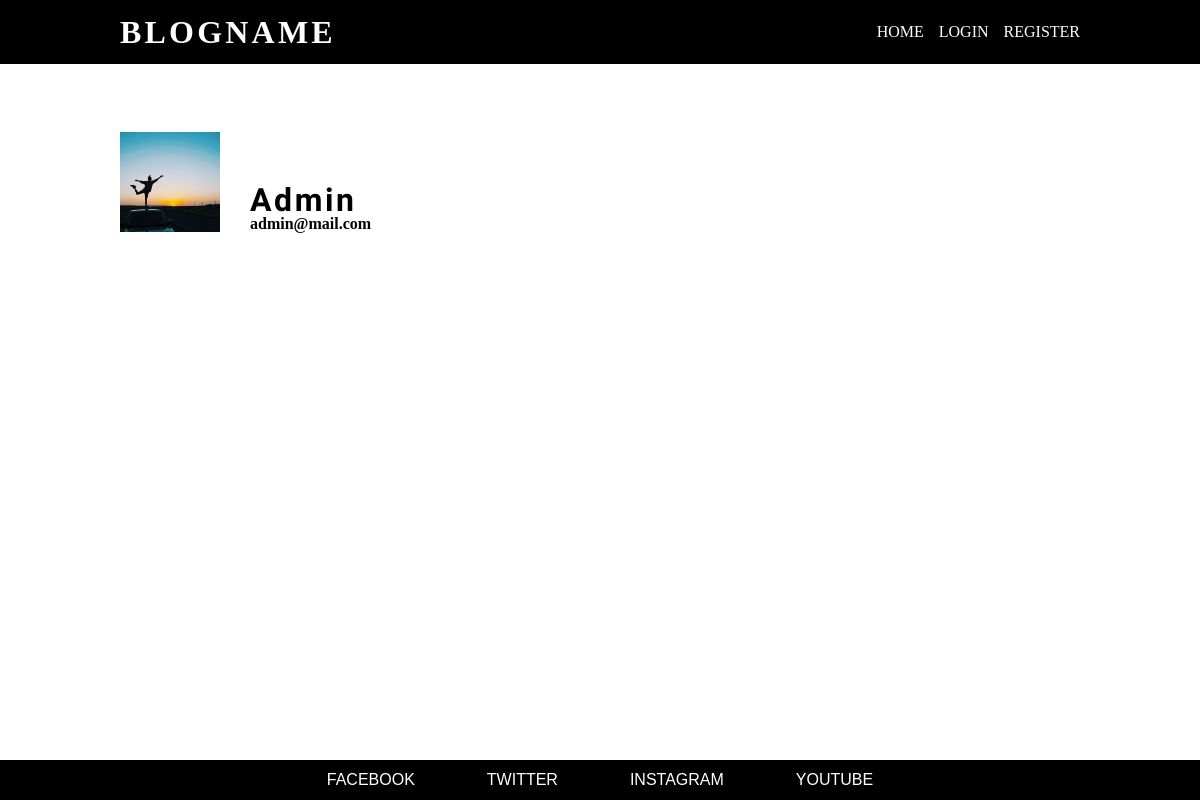
/profile/2/, run on an earlier commit of the app's database.
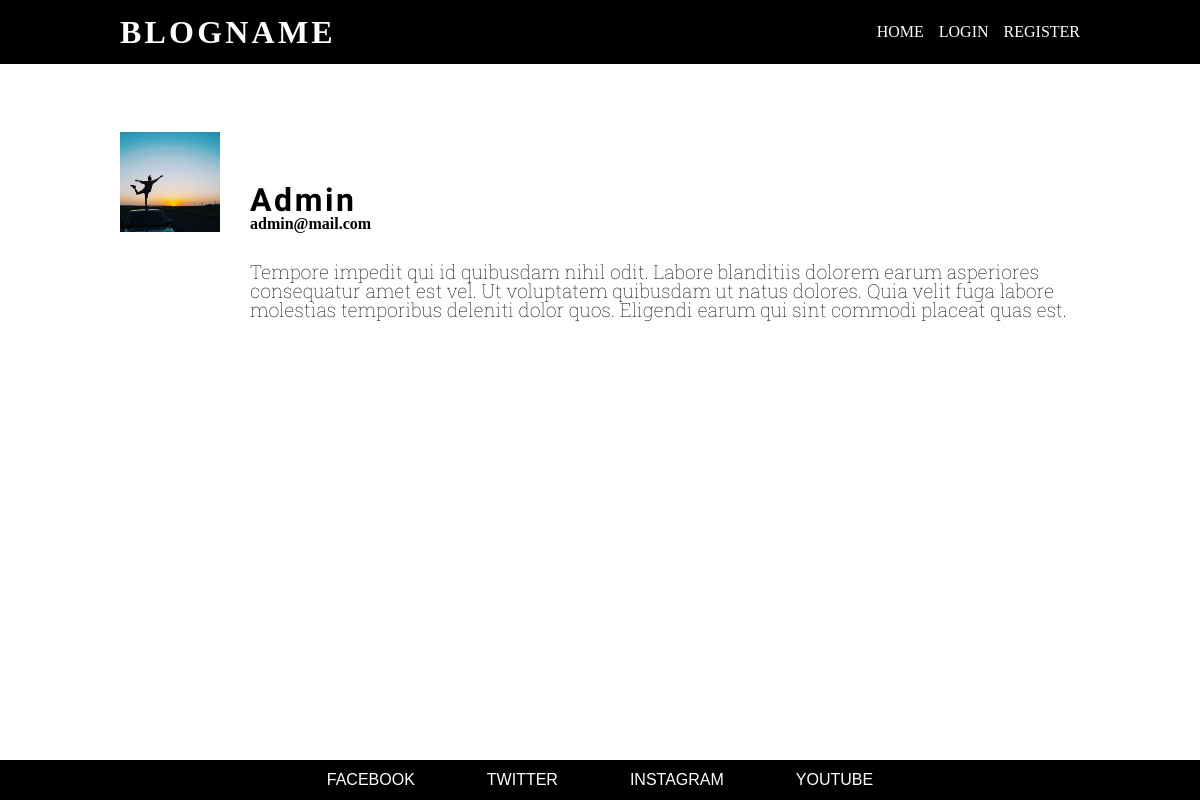
And on a later commit of the database.
### blogApp/models.py (models this page shows, shortened)
class Authors(db.Model, UserMixin):
    id = db.Column(db.Integer, primary_key=True)
    name = db.Column(db.String(50), nullable=False)
    email = db.Column(db.String(50), unique=True, nullable=False)
    about = db.Column(db.Text)
    image_file = db.Column(db.String(20), nullable = False, default = 'double1.jpg')
    password = db.Column(db.String(60), nullable=False)
    blogs = db.relationship('Blogs', backref='author', lazy=True)

### blogApp/routes.py (the view)
@app.route('/profile/<int:authorid>/', methods = ['GET'])
def profile(authorid):
    author = Authors.query.get_or_404(authorid)
    return render_template('author.html', author = author, title = 'Profile-'+author.name)

### blogApp/templates/author.html
{% extends 'base.html' %}
{% block styles %}
    <link rel="stylesheet" href="{{ url_for('static', filename = 'css/author_page.css') }}">
{% endblock styles %}
{% block main %}
    <main>
        <div class="profile-card">
            <div class="profile-headers">
                <div class="profile-pic">
                    <img src="{{ url_for('static', filename = 'assets/profile_pics/{}'.format(author.image_file)) }}" alt="profile-picture">
                </div>
                <div class="header-set-1">
                    <h1>{{ author.name }}</h1>
                <h2>{{ author.email }}</h2>
                </div>
            </div>
            <div class="profile-edit">
                {% if current_user.is_authenticated and current_user==author %}
                    <div>
                        <a href = "{{ url_for('edit_profile', authorid = author.id) }}" class="edit-about">edit</a>
                    </div>
                    {% if author.about %}
                        <p>{{ author.about }}</p>
                    {% else %}
                        <p style="color: grey;">Click edit button to add profile picture and info about you</p>
                    {% endif %}
                {% else %}
                    {% if author.about %}
                        <p class="left-130px">{{ author.about }}</p>
                    {% endif %}
                {% endif %}
            </div>
        </div>
    </main>
{% endblock main %}

### blogApp/templates/base.html (shortened to what this page needs)
<!DOCTYPE html>
<html lang="en">
<head>
    <link rel="stylesheet" href="{{ url_for('static', filename = '/css/reset_css.css') }}">
    {% block styles %}
    {% endblock styles %}
    <link rel="stylesheet" href="{{ url_for('static', filename = '/css/header.css') }}">
    <link rel="stylesheet" href="{{ url_for('static', filename = '/css/footer.css') }}">
</head>
<body>
    {% block header %}
        <header class="black">
            <div class="head-container">
                <nav>
                    <div class="nav-link mobile-banner">
                        <a href="{{ url_for('index') }}" class="main-banner">
                            <h1 class="header-h1">
                                BLOGNAME
                            </h1>
                        </a>
                    </div>
                    <div class="list-wrapper">
                        <ul class="list">
                            <li class="nav-link">
                                <a href="{{ url_for('index') }}" class="options">HOME</a>
                            </li>
                            {% if current_user.is_authenticated %}
                                <li class="nav-link">
                                    <a href="{{ url_for('write') }}" class="options">WRITE</a>
                                </li>
                                <li class="nav-link">
                                    <a href="{{ url_for('profile', authorid = current_user.id) }}" class="options">PROFILE</a>
                                </li>
                                <li class="nav-link">
                                    <a href="{{ url_for('logout') }}" class="options">LOGOUT</a>
                                </li>
                            {% else %}
                                <li class="nav-link">
                                    <a href="{{ url_for('author') }}" class="options">LOGIN</a>
                                </li>
                                <li class="nav-link">
                                    <a href="{{ url_for('signup') }}" class="options">REGISTER</a>
                                </li>
                            {% endif %}
                        </ul>
                    </div>
                </nav>
        </header>
    {% endblock header %}
    {% block main %}
    {% endblock %}
    {% block footer %}
        <footer>
            <ul>
                <li>
                    <a href="">FACEBOOK</a>
                </li>
                <li>
                    <a href="">TWITTER</a>
                </li>
                <li>
                    <a href="">INSTAGRAM</a>
                </li>
                <li>
                    <a href="">YOUTUBE</a>
                </li>
            </ul>
        </footer>
    {% endblock %}
</body>
</html>

### blogApp/static/css/author_page.css (style rules this page uses)
main { width: 80vw; height: 70vh; max-width: 1440px; display: flex; }
.profile-card { display: flex; flex-direction: column; }
.profile-headers { display: flex; align-items: flex-end; }
.profile-pic { height: 100px; width: 100px; margin-right: 30px; }
.profile-card img { height: 100px; width: 100px; object-fit: cover; }
.header-set-1 h1 { margin-top: 20px; font-family: 'Fjalla One'; letter-spacing: .08em; font-size: xx-large; }
.profile-edit { display: flex; }
.profile-edit p { max-width: 900px; margin-top: 30px; font-size: larger; font-family: 'Roboto Slab', serif; font-weight: 100; }
.left-130px { margin-left: 130px; }

### blogApp/static/css/header.css (style rules this page uses)
header { font-family: Verdana; display: flex; justify-content: center; width: 100%; }
header a { text-decoration: none; }
.black { background-color: black; }
.head-container { width: fit-content; margin: 0px 7%; position: relative; }
.main-banner { display: inline; letter-spacing: .1em; font-size: xx-large; color: white; }
.list-wrapper { display: inline-block; justify-content: right; }
.list { display: flex; justify-content: flex-end; width: 30vw; }
.list li { margin-left: 15px; }
.options { color: white; }
.nav-link { padding-top: 2vh; padding-bottom: 2vh; }
nav { display: flex !important; justify-content: space-between; align-items: center; width: 80vw; max-width: 1440px; }

### blogApp/static/css/footer.css (style rules this page uses)
footer { display: flex; width: 100vw; max-width: 100vw; text-align: center; height: 5vh; background-color: black; justify-content: center; flex-direction: column; }
html { height: 100%; }
body { display: flex; flex-direction: column; min-height: 100%; justify-content: space-between; align-items: center; }
footer ul { list-style: none; display: flex; justify-content: center; max-width: 100vw; }
footer ul li { margin-right: 3vw; margin-left: 3vw; }
footer ul li a { text-decoration: none; color: white; font-family: sans-serif; }

What changed in the data, as far as the page shows it:
changed Authors "Admin": about (not shown) → "Tempore impedit qui id quibusdam nihil odit. Labore blanditiis dolorem earum asperiores consequatur amet est vel. Ut voluptatem quibusdam ut natus dolores. Quia velit fuga labore molestias temporibus deleniti dolor quos. Eligendi earum qui sint commodi placeat quas est."
